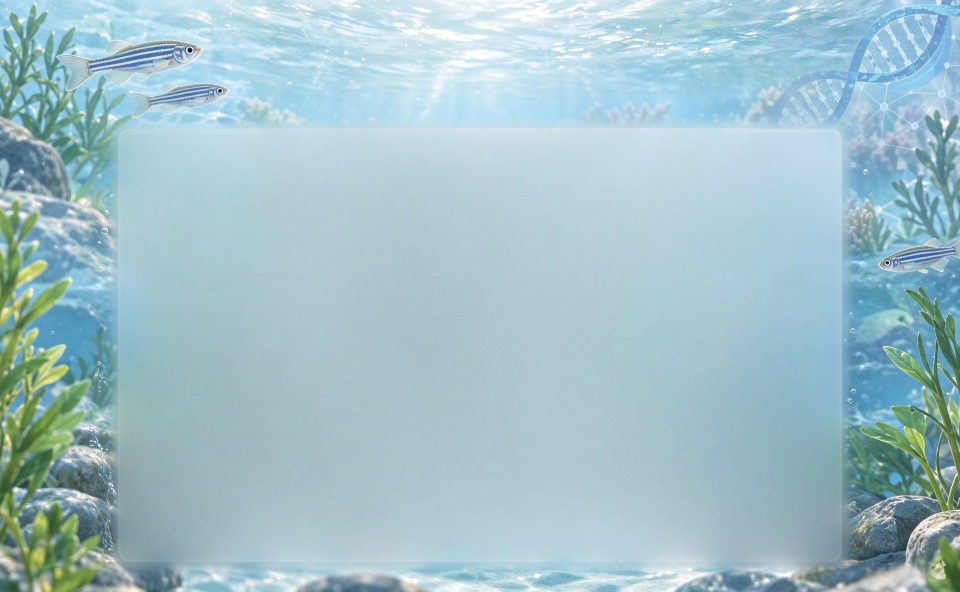
#> input picture 斑马鱼背景图.jpeg, 1920 x 1184 px, found by its file name (shown at 1/2 size)
$ python make_home_bg_v2.py
#> lines starting #> are read from the running program, lines starting #| are printed output that depends on the picture; after the words box and inside, x2 and y2 are one past the last pixel; in counts of white or black regions, pixels touching at a corner belong together
"""重建首页背景图：去掉中间那块"磨砂白面板"，补出完整的水下场景。

背景
----
原图 `斑马鱼背景图.jpeg`（1920×1184）是一张素材缩略图：中间压了一块半透明白圆角面板
用来放文字。实测面板内的亮度标准差只有 1.9~3.8（正常区域 23~28），说明面板下面
**没有可还原的画面**（已经被模糊压平），只能重新画。

做法（全部基于原图自身的纹理，不引入任何外部素材/授权问题）
------------------------------------------------------------
1. 面板定位：用亮度/饱和度突变找出圆角矩形边界（也可硬编码兜底）。
2. 水柱延续：取面板正上方那条"水面 + 光束"横带，纵向拉伸铺满面板高度
   —— 光束自然变长，符合水下越深越弥散的感觉。
3. 焦散纹理：多频值噪声 → 高反差化 → 轻微高斯平滑，叠成 ±2% 的亮度起伏，
   保证这块区域**有细节、不糊**。
4. 光束：随机若干条竖直高斯光带，随深度淡出，并带一点倾斜。
5. 两侧水草：把面板左右两侧的水草镜像"探进"面板内 ~170px，用 alpha 渐隐，
   看起来像水草从边缘向中间生长；不会出现对称镜像的违和感。
6. 水底：面板下缘外的那条沙石带镜像向上延伸 ~70px 做地面。
7. 气泡：程序化撒一些，大小 2~7px，带高光点。
8. 合成：圆角矩形蒙版 → 高斯羽化 7px → 贴回原图，接缝不可见。
9. 输出：UnsharpMask → LANCZOS ×1.5 → 2880×1776 JPEG。

用法：
    python -X utf8 scripts/make_home_bg_v2.py
    python -X utf8 scripts/make_home_bg_v2.py --preview   # 额外输出 1/2 预览图
"""
from __future__ import annotations

import argparse
import os

import numpy as np
from PIL import Image, ImageDraw, ImageFilter
from scipy.ndimage import gaussian_filter, gaussian_filter1d

SRC = "斑马鱼背景图.jpeg"
DST = os.path.join("web", "assets", "brand", "zf-home-bg.jpeg")
PREVIEW = os.path.join("解析文件", "bg_candidates", "bg_preview.jpg")

# 面板兜底矩形（x0, y0, x1, y1）——自动检测失败时使用
PANEL_FALLBACK = (312, 314, 1632, 1063)

# 面板的**真实软边界**（2026-10-22 实测）。
# 那块白色罩层不是硬边矩形，而是一块带很宽柔和过渡的圆角罩：
#   内部完全平光区 312..1632 / 314..1063（std 1.9~3.8）
#   向外逐渐“洗白”，到 x≈228 / 1692、y≈244 / 1148 才恢复到真实纹理（std>20）
# 只盖内部平光区、不盖外面那圈洗白区，就会剩下一圈平光带 ——
# 视觉上永远是一块“磨砂边框”。所以必须按软边界整块替换。
PANEL_SOFT = (228, 244, 1692, 1148)


# ---------------------------------------------------------------- 面板定位
def detect_panel(img: np.ndarray) -> tuple[int, int, int, int]:
    """找中间那块"平光区"。判据：局部亮度的行/列标准差骤降。"""
    g = img.mean(axis=2)
    h, w = g.shape
    # 每一行的横向标准差：面板内部几乎恒定
    row_std = gaussian_filter1d(g.std(axis=1), 3)
    col_std = gaussian_filter1d(g.std(axis=0), 3)
    thr_r = row_std.max() * 0.30
    thr_c = col_std.max() * 0.30
    rows = np.where(row_std < thr_r)[0]
    cols = np.where(col_std < thr_c)[0]
    if len(rows) < 20 or len(cols) < 20:
        return PANEL_FALLBACK
    y0, y1 = int(rows.min()), int(rows.max())
    x0, x1 = int(cols.min()), int(cols.max())
    # 合理性检查：必须是图中间一块够大的区域
    if (x1 - x0) < w * 0.3 or (y1 - y0) < h * 0.3:
        return PANEL_FALLBACK
    return x0, y0, x1, y1


# ---------------------------------------------------------------- 纹理工具
def vstretch(strip: np.ndarray, out_h: int) -> np.ndarray:
    """把一条横带纵向拉伸到指定高度（双线性）。"""
    im = Image.fromarray(np.clip(strip, 0, 255).astype(np.uint8))
    return np.asarray(im.resize((im.width, out_h), Image.BICUBIC)).astype(np.float32)


def value_noise(shape: tuple[int, int], scale: float, rng) -> np.ndarray:
    """低频值噪声：小图随机 → 放大（得到平滑的连续场）。"""
    hh = max(2, int(shape[0] / scale) + 2)
    ww = max(2, int(shape[1] / scale) + 2)
    small = (rng.random((hh, ww)) * 255).astype(np.uint8)
    up = Image.fromarray(small).resize((shape[1], shape[0]), Image.BICUBIC)
    return np.asarray(up).astype(np.float32) / 255.0


def caustics(shape: tuple[int, int], rng) -> np.ndarray:
    """水下焦散：多频噪声归一化后压成 ±1 的起伏场。"""
    f = (0.55 * value_noise(shape, 42, rng)
         + 0.28 * value_noise(shape, 17, rng)
         + 0.17 * value_noise(shape, 7, rng))
    f = gaussian_filter(f, 1.1)
    f -= f.mean()
    f /= (f.std() + 1e-6)
    return np.clip(f, -2.5, 2.5)


def light_shafts(h: int, w: int, rng) -> np.ndarray:
    """竖直光带：随机位置/宽度/强度的高斯条，随深度淡出，并轻微倾斜。"""
    prof = np.zeros(w, dtype=np.float32)
    for _ in range(7):
        cx = rng.uniform(0, w)
        sd = rng.uniform(w * 0.03, w * 0.11)
        amp = rng.uniform(0.45, 1.0)
        prof += amp * np.exp(-((np.arange(w) - cx) ** 2) / (2 * sd ** 2))
    prof = gaussian_filter1d(prof, w * 0.004)
    prof /= (prof.max() + 1e-6)

    fade = np.linspace(1.0, 0.10, h) ** 1.15
    out = np.empty((h, w), dtype=np.float32)
    base = np.arange(w, dtype=np.float32)
    tilt = rng.uniform(-0.10, 0.10)
    for y in range(h):
        shift = tilt * y
        out[y] = np.interp(base + shift, base, prof, left=0.0, right=0.0) * fade[y]
    return out


def add_bubbles(rgb: np.ndarray, mask_region, rng) -> np.ndarray:
    """在水柱里撒气泡（画在放大 2x 的临时画布上再缩回来，边缘更细腻）。"""
    y0, y1, x0, x1 = mask_region
    h, w = y1 - y0, x1 - x0
    ss = 2
    canvas = Image.new("RGBA", (w * ss, h * ss), (0, 0, 0, 0))
    d = ImageDraw.Draw(canvas)
    for _ in range(46):
        cx = rng.uniform(0.02, 0.98) * w * ss
        cy = rng.uniform(0.02, 0.98) * h * ss
        r = rng.uniform(1.6, 5.2) * ss
        a = int(rng.uniform(26, 78))
        d.ellipse([cx - r, cy - r, cx + r, cy + r], outline=(255, 255, 255, a), width=max(1, ss))
        d.ellipse([cx - r * 0.42, cy - r * 0.52, cx + r * 0.05, cy - r * 0.10],
                  fill=(255, 255, 255, min(150, a + 60)))
    canvas = canvas.resize((w, h), Image.LANCZOS)
    lay = np.asarray(canvas).astype(np.float32)
    alpha = lay[:, :, 3:4] / 255.0
    rgb[y0:y1, x0:x1] = rgb[y0:y1, x0:x1] * (1 - alpha) + lay[:, :, :3] * alpha
    return rgb


def rounded_rect_mask(w: int, h: int, rr: int, blur: float) -> np.ndarray:
    m = Image.new("L", (w, h), 0)
    ImageDraw.Draw(m).rounded_rectangle([0, 0, w - 1, h - 1], radius=rr, fill=255)
    m = m.filter(ImageFilter.GaussianBlur(blur))
    return np.asarray(m).astype(np.float32)[:, :, None] / 255.0


def match_boundary(fill: np.ndarray, img: np.ndarray, rect) -> np.ndarray:
    """把填充区四边的色差拉平。

    面板在原图里带一圈向外扩散的柔光，即使把矩形盖住，边缘左右/上下也会差一两个色阶 ——
    肉眼看就是「一块矩形糊在上面」。这里量出四边「外侧真实像素」与「内侧填充像素」的均值差，
    沿法线方向做双线性过渡（边上修正量满值、越往中心越小），再高斯平滑，台阶就消失了。
    """
    ex0, ey0, ex1, ey1 = rect
    h, w = img.shape[:2]
    out = fill.copy()

    def diff(outer_slice, inner_slice) -> np.ndarray:
        o = img[outer_slice[0], outer_slice[1]]
        i = fill[inner_slice[0], inner_slice[1]]
        if o.size == 0 or i.size == 0:
            return np.zeros(3, dtype=np.float32)
        return o.reshape(-1, 3).mean(axis=0) - i.reshape(-1, 3).mean(axis=0)

    pad = 12
    d_top = diff((slice(max(0, ey0 - pad - 2), max(1, ey0 - 2)), slice(ex0 + 40, ex1 - 40)),
                 (slice(ey0 + 2, ey0 + pad), slice(ex0 + 40, ex1 - 40)))
    d_bot = diff((slice(min(h, ey1 + 2), min(h, ey1 + pad + 2)), slice(ex0 + 40, ex1 - 40)),
                 (slice(ey1 - pad, ey1 - 2), slice(ex0 + 40, ex1 - 40)))
    d_left = diff((slice(ey0 + 40, ey1 - 40), slice(max(0, ex0 - pad - 2), max(1, ex0 - 2))),
                  (slice(ey0 + 40, ey1 - 40), slice(ex0 + 2, ex0 + pad)))
    d_right = diff((slice(ey0 + 40, ey1 - 40), slice(min(w, ex1 + 2), min(w, ex1 + pad + 2))),
                   (slice(ey0 + 40, ey1 - 40), slice(ex1 - pad, ex1 - 2)))

    hh, ww = ey1 - ey0, ex1 - ex0
    ty = np.linspace(0.0, 1.0, hh, dtype=np.float32)[:, None, None]
    tx = np.linspace(0.0, 1.0, ww, dtype=np.float32)[None, :, None]
    corr_v = (1 - ty) * d_top[None, None, :] + ty * d_bot[None, None, :]
    corr_h = (1 - tx) * d_left[None, None, :] + tx * d_right[None, None, :]
    corr = 0.5 * corr_v + 0.5 * corr_h
    # 低频平滑：修正量本身必须是很慢的渐变，否则会看出“边框”
    corr = np.stack([gaussian_filter(corr[:, :, c], 45) for c in range(3)], axis=2)
    out[ey0:ey1, ex0:ex1] += corr
    return out


# ---------------------------------------------------------------- 主流程
def build(src: str = SRC, dst: str = DST, preview: bool = False) -> None:
    orig = Image.open(src).convert("RGB")
    img = np.asarray(orig).astype(np.float32)
    h, w = img.shape[:2]

    x0, y0, x1, y1 = detect_panel(img)
    sx0, sy0, sx1, sy1 = PANEL_SOFT
    if 0 <= sx0 < sx1 <= w and 0 <= sy0 < sy1 <= h and (sx1 - sx0) > (x1 - x0):
        print(f"[panel] 检测到平光区 x={x0}..{x1} y={y0}..{y1}，改用真实软边界 x={sx0}..{sx1} y={sy0}..{sy1}")
        x0, y0, x1, y1 = sx0, sy0, sx1, sy1
    pw, ph = x1 - x0, y1 - y0
    print(f"[panel] 填充区 x={x0}..{x1}  y={y0}..{y1}  ({pw}x{ph})")

    rng = np.random.default_rng(20261022)
    fill = img.copy()

    # ---- 2. 水柱延续：取面板上方横带，纵向拉伸铺满
    top_band = img[max(0, y0 - 300):y0, :, :]
    column = vstretch(top_band, ph)[:, x0:x1, :]

    # ---- 3. 焦散细节（多频叠加，肉眼能看到真实水纹而不是一块平光）
    caus = caustics((ph, pw), rng)
    column = column * (1.0 + 0.034 * caus[:, :, None])

    # ---- 4. 光束（越往下越淡）
    shaft = light_shafts(ph, pw, rng)
    column = column * (1.0 + 0.065 * shaft[:, :, None])

    # 统一偏青蓝一点，和原图两侧水色对齐（取面板左右两侧的平均色做参照）
    ref = np.concatenate([img[y0:y1, max(0, x0 - 120):x0].reshape(-1, 3),
                          img[y0:y1, x1:min(w, x1 + 120)].reshape(-1, 3)], axis=0)
    ref_mean = ref.mean(axis=0)
    cur_mean = column.reshape(-1, 3).mean(axis=0)
    column = column + (ref_mean - cur_mean) * 0.55

    fill[y0:y1, x0:x1] = column

    # ---- 5. 两侧水草探进来：镜像贴入，alpha 从边缘向内渐隐
    intrude = 230
    for src_x0, src_x1, side in ((0, x0, "left"), (x1, w, "right")):
        sw = src_x1 - src_x0
        if sw < 40:
            continue
        band = img[y0:y1, src_x0:src_x1]
        if side == "right":
            band = band[:, ::-1]                     # 右侧镜像，朝内生长
        else:
            band = band[:, ::-1]                     # 左侧也翻一次，避免直接重复
        band = vstretch(band, ph)
        band = np.asarray(Image.fromarray(np.clip(band, 0, 255).astype(np.uint8))
                          .resize((intrude, ph), Image.LANCZOS)).astype(np.float32)
        ramp = np.linspace(0.92, 0.0, intrude) ** 0.85
        if side == "left":
            tx0, tx1 = x0, x0 + intrude
        else:
            tx0, tx1 = x1 - intrude, x1
            ramp = ramp[::-1]
        a = ramp[None, :, None]
        dst_region = fill[y0:y1, tx0:tx1]
        fill[y0:y1, tx0:tx1] = dst_region * (1 - a) + band * a

    # ---- 6. 水底：面板下缘外那条沙石带镜像向上延伸
    if y1 < h - 12:
        floor_h = min(70, h - y1)
        floor = img[y1:y1 + floor_h, x0:x1][::-1, :]      # 上下翻转，向上延伸
        rows = np.arange(ph)
        idxs = np.clip(np.abs(rows - (ph - floor_h)), 0, floor_h - 1)
        band = floor[idxs]
        ramp = np.clip(1.0 - (ph - rows) / float(floor_h), 0.0, 1.0) ** 1.4
        a = ramp[:, None, None] * 0.85
        out = fill[y0:y1, x0:x1]
        fill[y0:y1, x0:x1] = out * (1 - a) + band * a

    # ---- 7. 气泡
    fill = add_bubbles(fill, (y0, y1, x0, x1), rng)

    # ---- 8. 边界色差校正 + 合成回原图
    # ⚠️ 蒙版**不能向外扩张**：向外多盖 26px 会把面板边缘那圈真实水草/岩石换成平滑填充，
    #    结果就是一圈 std≈1.6 的平光带（实测），肉眼/模型都判定为“磨砂边框”。
    #    只做 6px 窄羽化，外面完全保留原图。
    EXPAND = 6
    ex0, ey0 = max(0, x0 - EXPAND), max(0, y0 - EXPAND)
    ex1, ey1 = min(w, x1 + EXPAND), min(h, y1 + EXPAND)
    fill = match_boundary(fill, img, (x0, y0, x1, y1))

    m = rounded_rect_mask(pw, ph, rr=40, blur=26)
    blended = img.copy()
    blended[y0:y1, x0:x1] = img[y0:y1, x0:x1] * (1 - m) + fill[y0:y1, x0:x1] * m

    # ---- 9. 输出
    out = Image.fromarray(np.clip(blended, 0, 255).astype(np.uint8))
    out = out.filter(ImageFilter.UnsharpMask(radius=1.4, percent=115, threshold=2))
    out = out.resize((int(w * 1.5), int(h * 1.5)), Image.LANCZOS)
    os.makedirs(os.path.dirname(dst), exist_ok=True)
    out.save(dst, "JPEG", quality=90, progressive=True, optimize=True)
    print(f"[out] {dst}  {out.size[0]}x{out.size[1]}  {os.path.getsize(dst)//1024} KB")

    if preview:
        os.makedirs(os.path.dirname(PREVIEW), exist_ok=True)
        out.resize((out.width // 2, out.height // 2), Image.LANCZOS).save(PREVIEW, "JPEG", quality=88)
        print(f"[preview] {PREVIEW}")


def main() -> None:
    ap = argparse.ArgumentParser()
    ap.add_argument("--src", default=SRC)
    ap.add_argument("--dst", default=DST)
    ap.add_argument("--preview", action="store_true")
    a = ap.parse_args()
    build(a.src, a.dst, a.preview)
#> in build, orig is the input picture: PIL image 1920x1184 RGB; mean R, G, B 161.8, 193, 201.5
#> in detect_panel, `g = img.mean(axis=2)`:
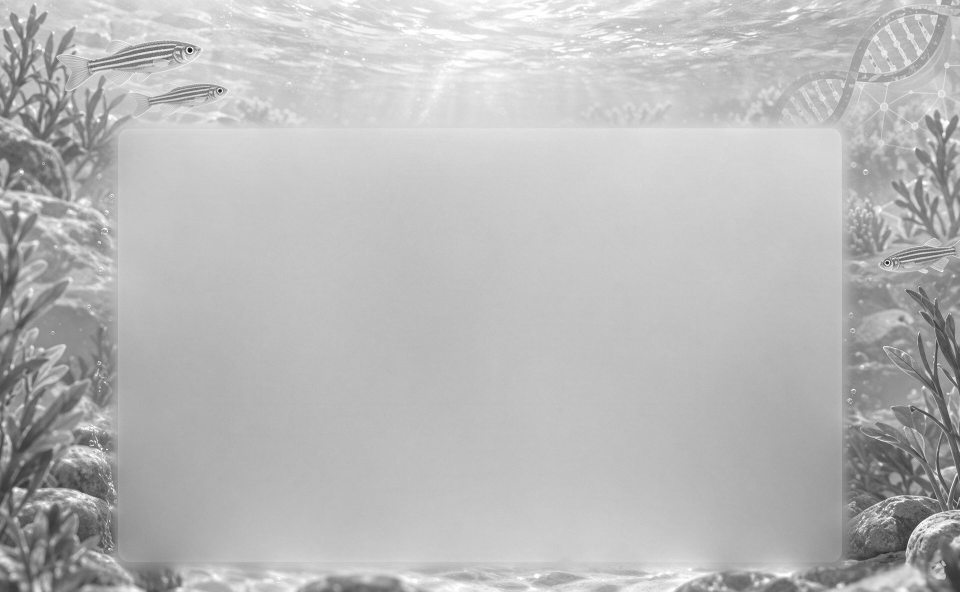
#> g: shape (1184, 1920) float32 (shown at 1/2 size); min 14.33, max 255, mean 185.4
#> in detect_panel, `row_std = gaussian_filter1d(g.std(axis=1), 3)`: row_std = 1184 values, max 48.01 at index 1183, min 16.83 at index 399, mean 26.76
#> in detect_panel, `col_std = gaussian_filter1d(g.std(axis=0), 3)`: col_std = 1920 values, max 44.58 at index 1919, min 11 at index 1194, mean 21.28
#> in detect_panel, `thr_r = row_std.max() * 0.30`: thr_r = 14.4
#> in detect_panel, `thr_c = col_std.max() * 0.30`: thr_c = 13.37
#> in detect_panel, `rows = np.where(row_std < thr_r)[0]`: rows = empty array
#> in detect_panel, `cols = np.where(col_std < thr_c)[0]`: cols = 401 values from 534 to 1437
#> in build, `x0, y0, x1, y1 = detect_panel(img)`: x0 = 312; y0 = 314; x1 = 1632; y1 = 1063
#| [panel] 检测到平光区 x=312..1632 y=314..1063，改用真实软边界 x=228..1692 y=244..1148
#> in value_noise, `up = Image.fromarray(small).resize((shape[1], shape[0]), Image.BICUBIC)`:
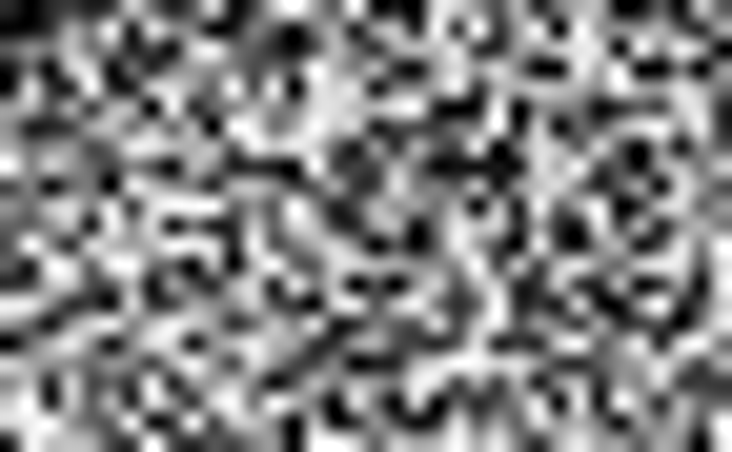
#> up: PIL image 1464x904 L (shown at 1/2 size); min 0, max 255, mean 129
#> call 2 of value_noise, with shape = (904, 1464), scale = 17
#> in value_noise (call 2), `hh = max(2, int(shape[0] / scale) + 2)`: hh = 55
#> in value_noise (call 2), `up = Image.fromarray(small).resize((shape[1], shape[0]), Image.BICUBIC)`:
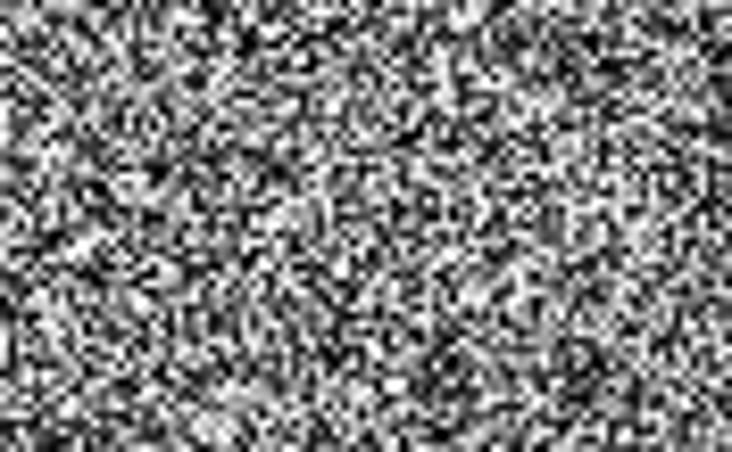
#> up: PIL image 1464x904 L (shown at 1/2 size); min 0, max 255, mean 127.2
#> in build, `column = column * (1.0 + 0.034 * caus[:, :, None])`:
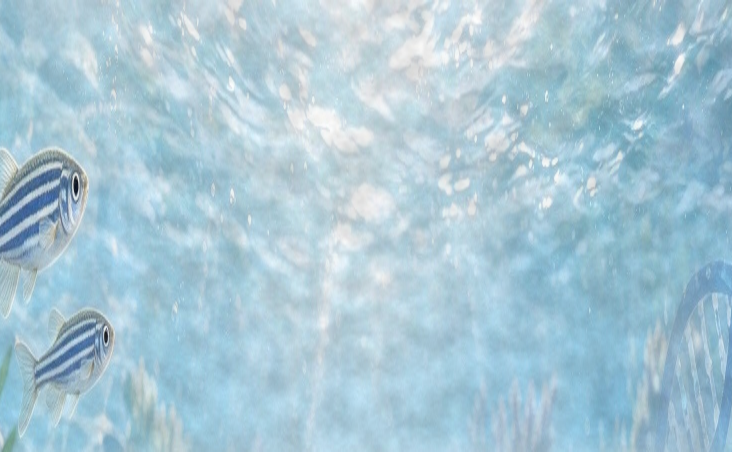
#> column: shape (904, 1464, 3) float32 (shown at 1/2 size); mean R, G, B 183.3, 216.8, 232; drawn with min black and max white
#> in build, `ref_mean = ref.mean(axis=0)`: ref_mean = [119.6, 160.7, 168.4]
#> in build, `cur_mean = column.reshape(-1, 3).mean(axis=0)`: cur_mean = [185.7, 219.6, 235]
#> after the loop in build, `for src_x0, src_x1, side in ((0, x0, "left"), (x1, w, "right")):`:
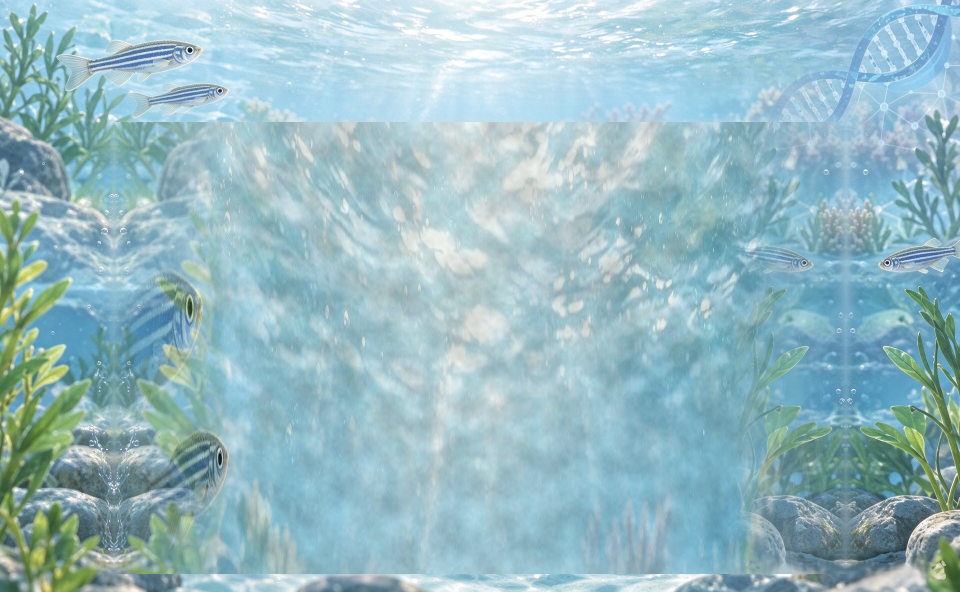
#> fill: shape (1184, 1920, 3) float32 (shown at 1/2 size); mean R, G, B 148.7, 185.4, 193.6; drawn with min black and max white
#> in build, `band = floor[idxs]`:
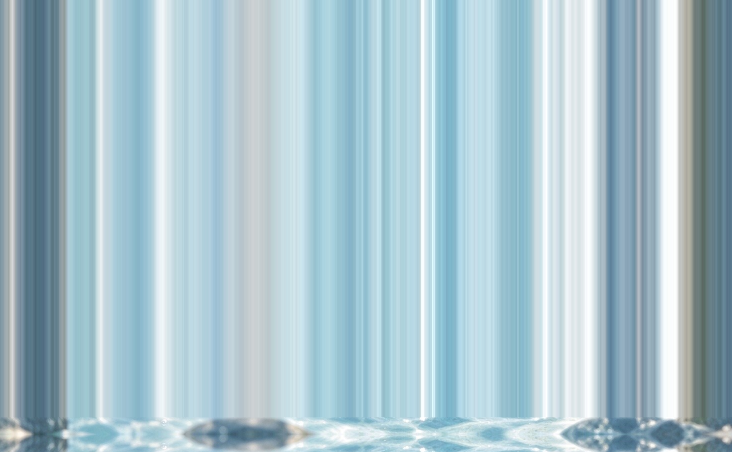
#> band: shape (904, 1464, 3) float32 (shown at 1/2 size); mean of channels 0, 1, 2 168.4, 194.9, 205; drawn as R, G, B
#> in add_bubbles, `canvas = Image.new("RGBA", (w * ss, h * ss), (0, 0, 0, 0))`: canvas: PIL image 2928x1808 RGBA; every value is 0
#> in rounded_rect_mask, `m = Image.new("L", (w, h), 0)`: m: PIL image 1464x904 L; every value is 0
#> in rounded_rect_mask, `ImageDraw.Draw(m).rounded_rectangle([0, 0, w - 1, h - 1], radius=rr, f..`:
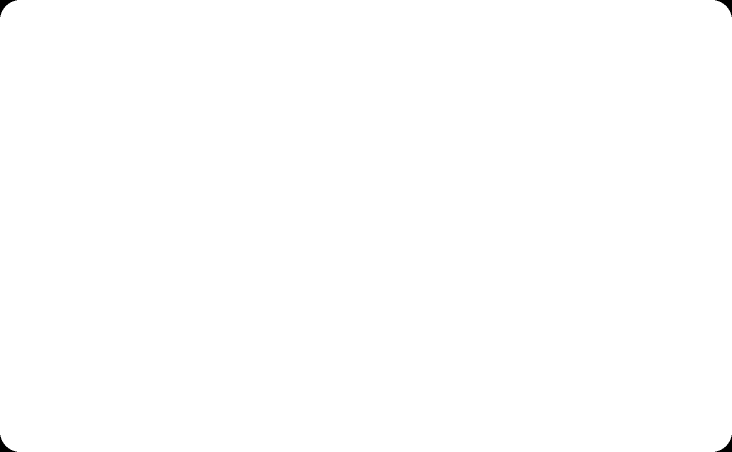
#> m: PIL image 1464x904 L (shown at 1/2 size); 99.9% white; 4 black regions, box (x1, y1, x2, y2) and area: (0, 0, 34, 34) 354, (1430, 0, 1464, 34) 354, (0, 870, 34, 904) 354, (1430, 870, 1464, 904) 354
#| [out] web/assets/brand/zf-home-bg.jpeg  2880x1776  920 KB


if __name__ == "__main__":
    main()
